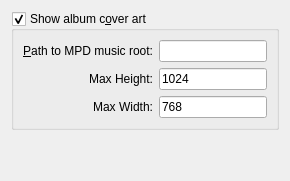
         <widget class="QWidget" name="coverArtPage">
          <layout class="QVBoxLayout" name="verticalLayout_3">
           <item>
            <widget class="QGroupBox" name="showCoverCheck">
             <property name="title">
              <string>Show album c&amp;over art</string>
             </property>
             <property name="checkable">
              <bool>true</bool>
             </property>
             <layout class="QGridLayout" name="gridLayout">
              <item row="0" column="0">
               <widget class="QLabel" name="label">
                <property name="text">
                 <string>&amp;Path to MPD music root:</string>
                </property>
                <property name="alignment">
                 <set>Qt::AlignRight|Qt::AlignTrailing|Qt::AlignVCenter</set>
                </property>
                <property name="buddy">
                 <cstring>coverDirEdit</cstring>
                </property>
               </widget>
              </item>
              <item row="0" column="1">
               <widget class="QLineEdit" name="coverDirEdit">
                <property name="inputMask">
                 <string/>
                </property>
               </widget>
              </item>
              <item row="1" column="0">
               <widget class="QLabel" name="label_12">
                <property name="text">
                 <string>Max Height:</string>
                </property>
                <property name="textFormat">
                 <enum>Qt::PlainText</enum>
                </property>
                <property name="alignment">
                 <set>Qt::AlignRight|Qt::AlignTrailing|Qt::AlignVCenter</set>
                </property>
                <property name="buddy">
                 <cstring>coverMaxHeight</cstring>
                </property>
               </widget>
              </item>
              <item row="1" column="1">
               <widget class="QLineEdit" name="coverMaxHeight">
                <property name="inputMask">
                 <string/>
                </property>
                <property name="text">
                 <string>1024</string>
                </property>
               </widget>
              </item>
              <item row="2" column="0">
               <widget class="QLabel" name="label_13">
                <property name="text">
                 <string>Max Width:</string>
                </property>
                <property name="textFormat">
                 <enum>Qt::PlainText</enum>
                </property>
                <property name="alignment">
                 <set>Qt::AlignRight|Qt::AlignTrailing|Qt::AlignVCenter</set>
                </property>
                <property name="buddy">
                 <cstring>coverMaxWidth</cstring>
                </property>
               </widget>
              </item>
              <item row="2" column="1">
               <widget class="QLineEdit" name="coverMaxWidth">
                <property name="inputMask">
                 <string/>
                </property>
                <property name="text">
                 <string>768</string>
                </property>
               </widget>
              </item>
             </layout>
            </widget>
           </item>
           <item>
            <spacer>
             <property name="orientation">
              <enum>Qt::Vertical</enum>
             </property>
             <property name="sizeHint" stdset="0">
              <size>
               <width>20</width>
               <height>40</height>
              </size>
             </property>
            </spacer>
           </item>
          </layout>
         </widget>
